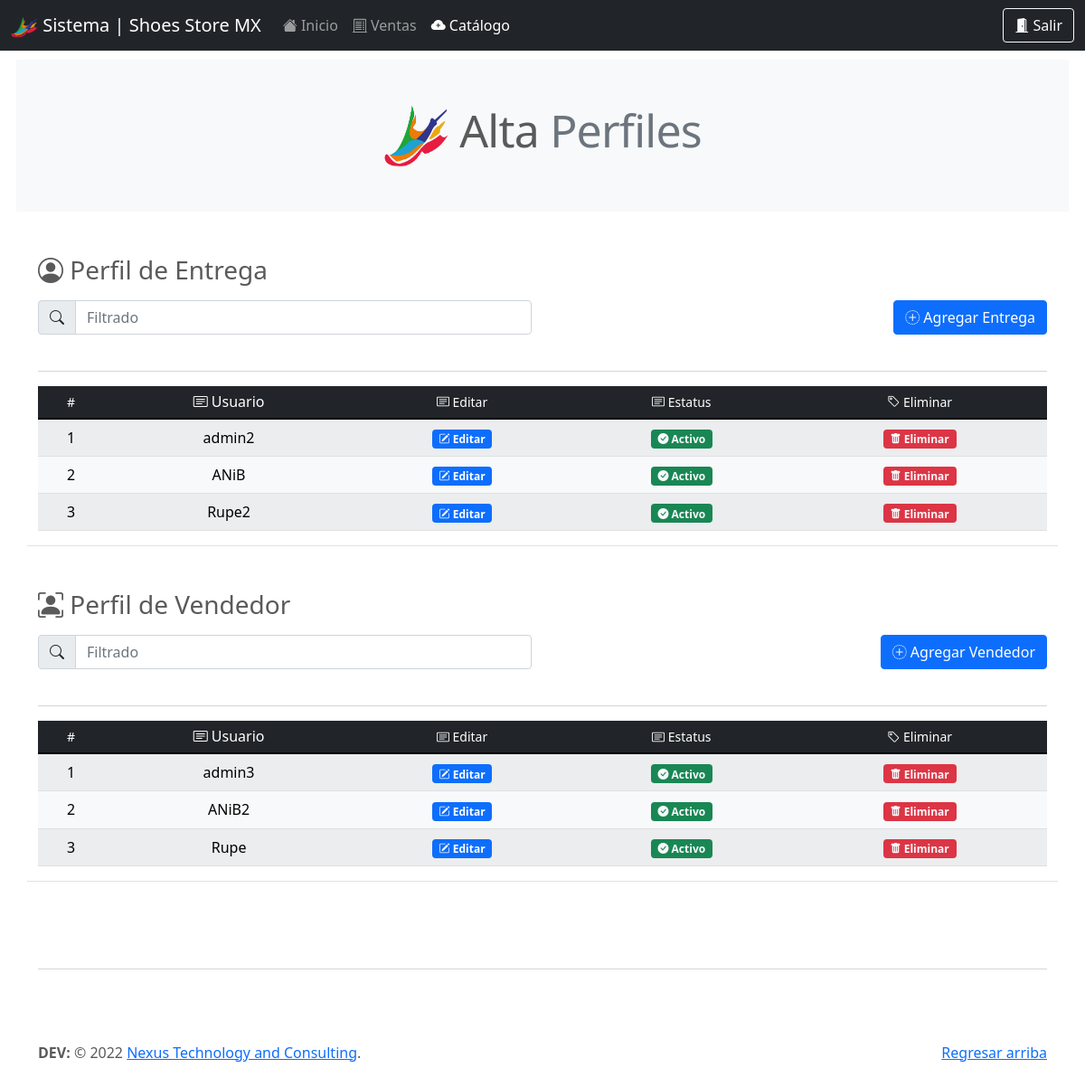
/be_/alta_perfiles.php (signed in), run on an earlier commit of the app's database.
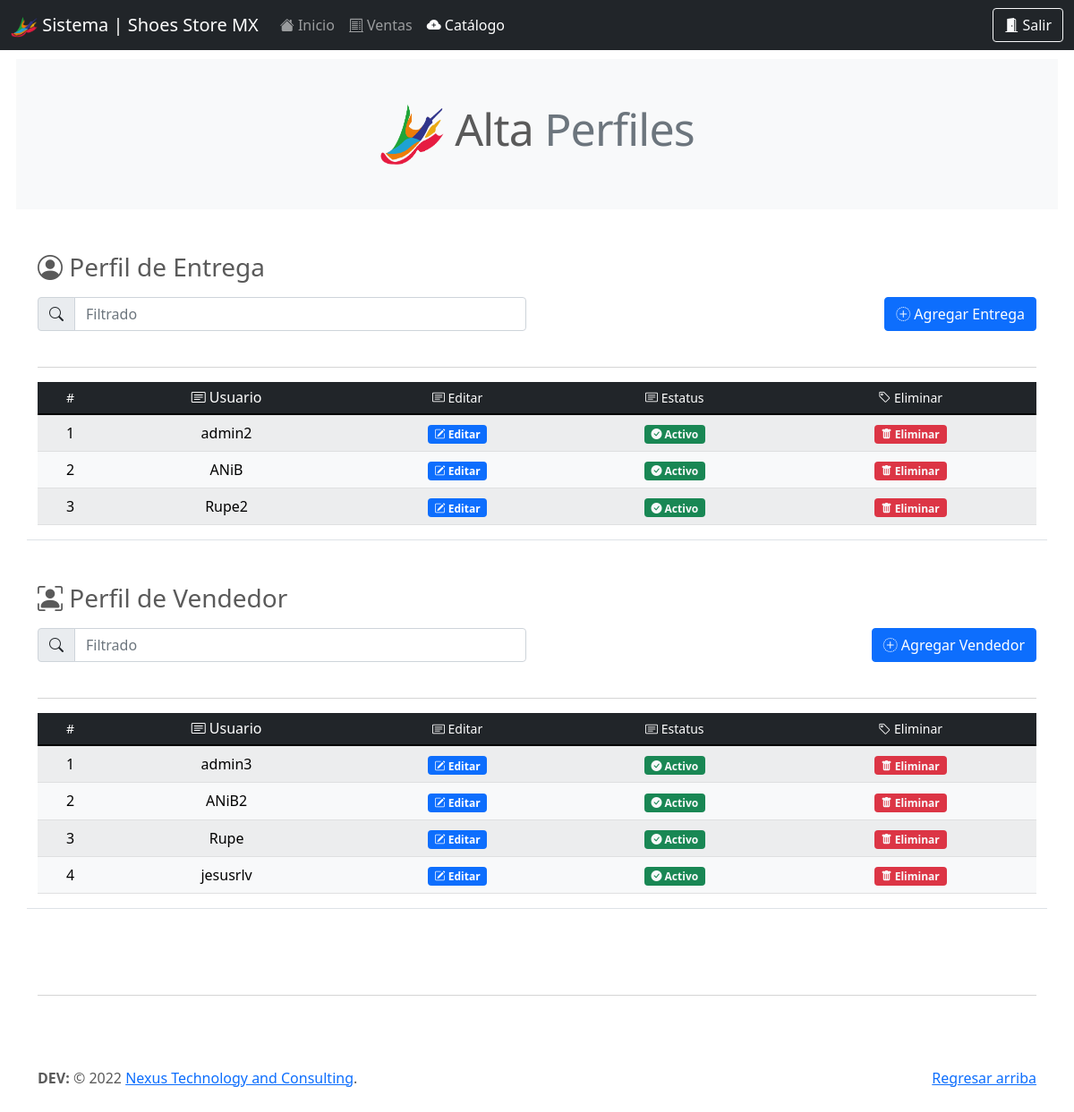
And on a later commit of the database.
### tables this page shows
CREATE TABLE `usr` (
  `id` int(11) NOT NULL,
  `usr` varchar(30) NOT NULL,
  `pwd` varchar(50) NOT NULL,
  `perfil` int(11) NOT NULL,
  `status_e` int(11) NOT NULL
);

### query/query_vendedor.php (called while the page is built)
<?php
include('qconn/qc.php');
$sql_entrega = "SELECT * FROM usr WHERE perfil=2 ORDER BY status_e DESC";
$resultado_sql_entrega= $conn->query($sql_entrega);
$sql_vendedor = "SELECT * FROM usr WHERE perfil=3 ORDER BY status_e DESC";
$resultado_sql_vendedor= $conn->query($sql_vendedor);
?>

### be_/alta_perfiles.php (the view, shortened to what the changed rows need)
<!doctype html>
<html lang="en">
  <head>
    <link rel="stylesheet" href="https://cdn.jsdelivr.net/npm/bootstrap-icons@1.7.2/font/bootstrap-icons.css">
    <link href="../assets/dist/css/bootstrap.min.css" rel="stylesheet">
    <link href="../carousel.css" rel="stylesheet">
  </head>
  <body>
<main>
<h2 class="mb-5 bg-light p-5 text-center featurette-heading" style="margin:18px;"><img src="../assets/brand/img/logo_store_shoes_sin_fondo.png" alt="" width="72" height="72"> Alta <span class="text-muted">Perfiles</span></h2>
<? include('../query/query_vendedor.php'); ?>
  <div class="container marketing mt-5 border-bottom">
<div class="table-responsive">
<table class="table  table-light table-striped mb-3 table-hover align-middle">
      <thead class="text-center table-dark align-middle">
        <tr>
          <th scope="col" class="h6"><small>#</small></th>
          <th scope="col" class="h6"><small<i class="bi bi-card-text"></i> Usuario</small></th>
          <th scope="col" class="h6"><small><i class="bi bi-card-text"></i> Editar</small></th>
          <th scope="col" class="h6"><small><i class="bi bi-card-text"></i> Estatus</small></th>
          <th scope="col" class="h6"><small><i class="bi bi-tag"></i> Eliminar</small></th>
        </tr>
      </thead>
      <tbody id="myTable">
        <?php
        $x = 0;
          while($row_sql_entrega = $resultado_sql_entrega->fetch_assoc()){
            $x++;
            echo'<tr>';
            echo'<td class="text-center">'.$x.'</td>';
            echo'<td class="text-center">'.$row_sql_entrega['usr'].'</td>';
            echo'<td class="text-center"><a href="#" data-bs-toggle="modal" data-bs-target="#exampleModal'.$row_sql_entrega['id'].'"><span class="badge bg-primary"><i class="bi bi-pencil-square"></i> Editar</span></a></td>';
            if ($row_sql_entrega['status_e']==1){
              echo '<td class="text-center"><a href="#" data-bs-toggle="modal" data-bs-target="#actualizarStatusE'.$row_sql_entrega['id'].'"><span class="badge bg-success text-light"><i class="bi bi-check-circle-fill"></i> Activo</span></a></td>';
            }
            else{
              echo '<td class="text-center"><a href="#" data-bs-toggle="modal" data-bs-target="#actualizarStatusE'.$row_sql_entrega['id'].'"><span class="badge bg-danger text-light"><i class="bi bi-x-circle-fill"></i> Inactivo</span></a></td>';
            }
            echo'<td class="text-center"><a href="#" data-bs-toggle="modal" data-bs-target="#deleteArticulo'.$row_sql_entrega['id'].'"><span class="badge bg-danger text-light"><i class="bi bi-trash-fill"></i> Eliminar</span></a></td>';
            echo'</tr>';
          }
        ?>
      </tbody>
    </table>
    </div>
  </div>
  <div class="container marketing mt-5 border-bottom">
<div class="table-responsive">
<table class="table  table-light table-striped mb-3 table-hover align-middle">
      <thead class="text-center table-dark align-middle">
        <tr>
          <th scope="col" class="h6"><small>#</small></th>
          <th scope="col" class="h6"><small<i class="bi bi-card-text"></i> Usuario</small></th>
          <th scope="col" class="h6"><small><i class="bi bi-card-text"></i> Editar</small></th>
          <th scope="col" class="h6"><small><i class="bi bi-card-text"></i> Estatus</small></th>
          <th scope="col" class="h6"><small><i class="bi bi-tag"></i> Eliminar</small></th>
        </tr>
      </thead>
      <tbody id="myTable2">
        <?php
        $x = 0;
          while($row_sql_vendedor = $resultado_sql_vendedor->fetch_assoc()){
            $x++;
            echo'<tr>';
            echo'<td class="text-center">'.$x.'</td>';
            echo'<td class="text-center">'.$row_sql_vendedor['usr'].'</td>';
            echo'<td class="text-center"><a href="#" data-bs-toggle="modal" data-bs-target="#exampleModal'.$row_sql_vendedor['id'].'"><span class="badge bg-primary"><i class="bi bi-pencil-square"></i> Editar</span></a></td>';
            if ($row_sql_vendedor['status_e']==1){
              echo '<td class="text-center"><a href="#" data-bs-toggle="modal" data-bs-target="#actualizarStatusV'.$row_sql_vendedor['id'].'"><span class="badge bg-success text-light"><i class="bi bi-check-circle-fill"></i> Activo</span></a></td>';
            }
            else{
              echo '<td class="text-center"><a href="#" data-bs-toggle="modal" data-bs-target="#actualizarStatusV'.$row_sql_vendedor['id'].'"><span class="badge bg-danger text-light"><i class="bi bi-x-circle-fill"></i> Inactivo</span></a></td>';
            }
            echo'<td class="text-center"><a href="#" data-bs-toggle="modal" data-bs-target="#deleteArticulo'.$row_sql_vendedor['id'].'"><span class="badge bg-danger text-light"><i class="bi bi-trash-fill"></i> Eliminar</span></a></td>';
            echo'</tr>';
          }
        ?>
      </tbody>
    </table>
    </div>
  </div>
</main>
  </body>
</html>

What changed in the data, as far as the page shows it:
added usr: usr "jesusrlv"
